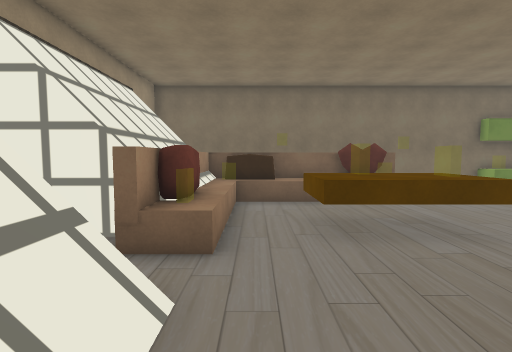
View 1 (above)

16 first-person views from a walk through a Unity game level. The camera is 1.5 m above the floor, tilts 4° down and sees 85° across. Doors are open. The floor is counted in squares, 1 m on a side. Each view is taken from the middle of a square. On the plan, view 1 faces up. The plan holds only what a view shows up to about 14 squares ahead; the rest is blank. The place goes on beyond the plan. The player character is not drawn. Some surface patterns are stand-ins.

View 2
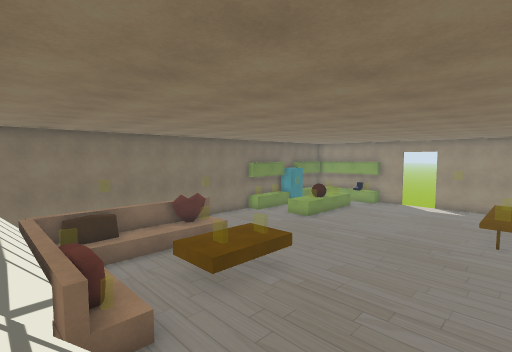

View 3
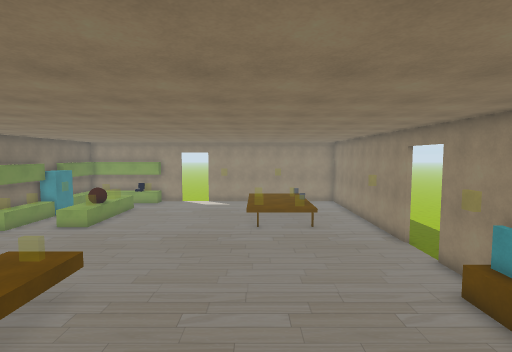

View 4
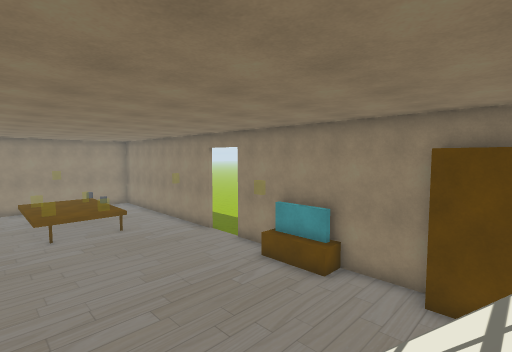

View 5
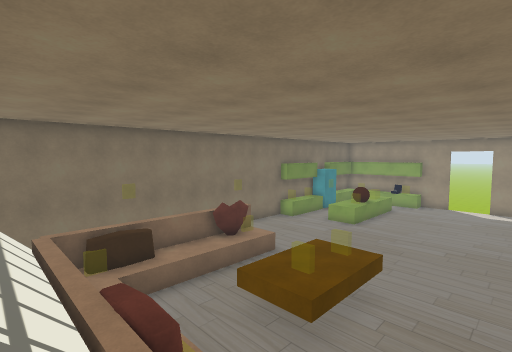

View 6
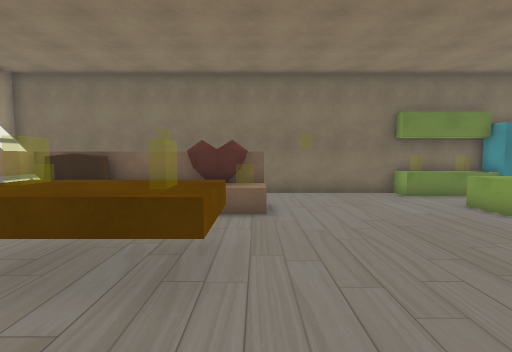

View 7
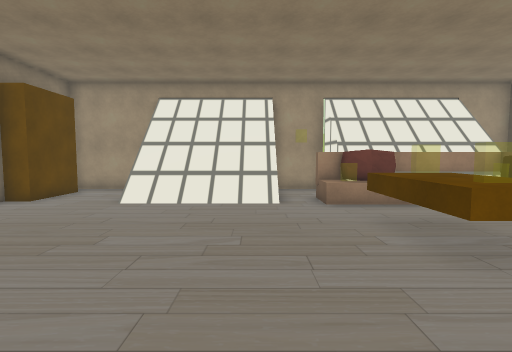

View 8
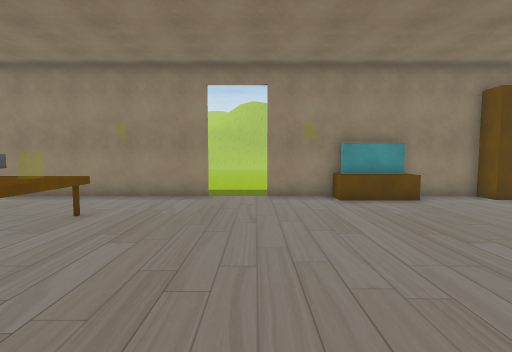

View 9
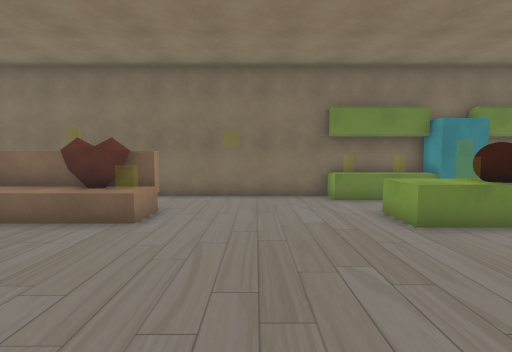

View 10
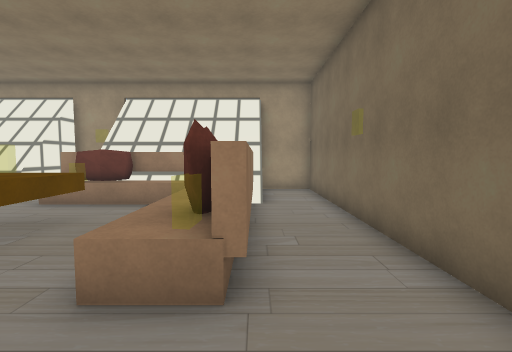

View 11
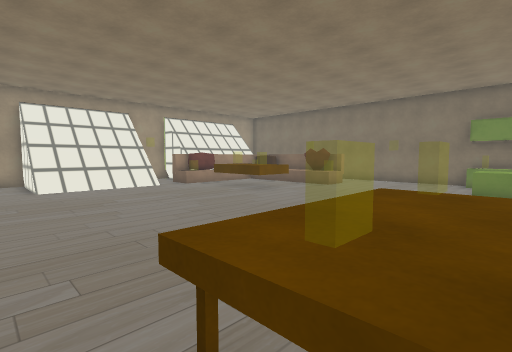

View 12
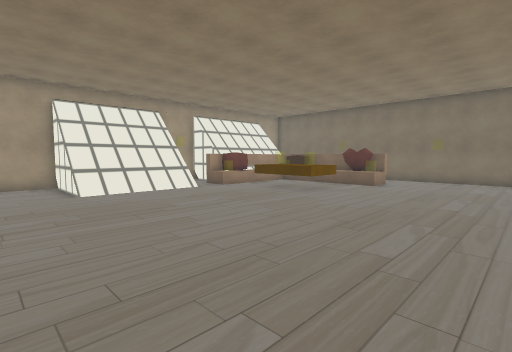

View 13
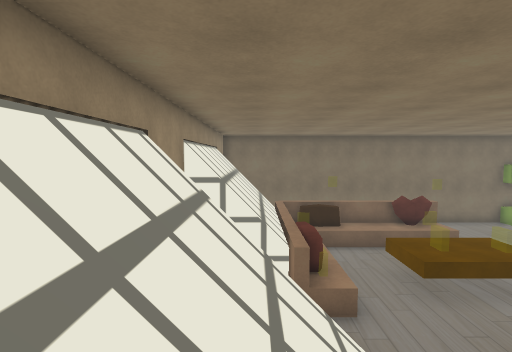

View 14
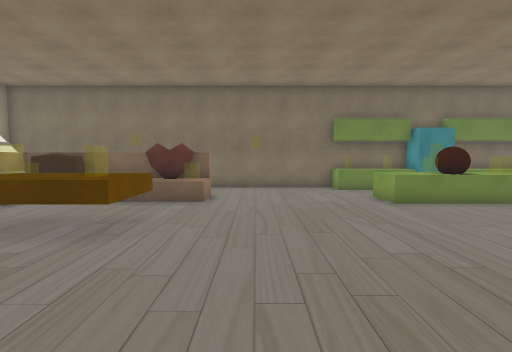

View 15
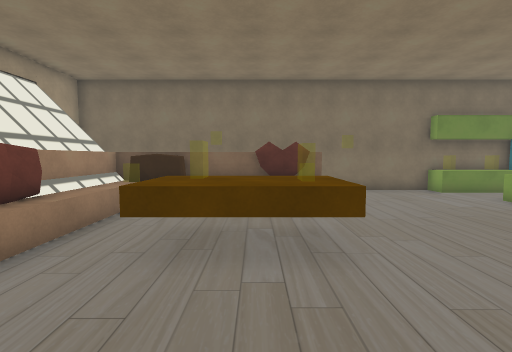

View 16
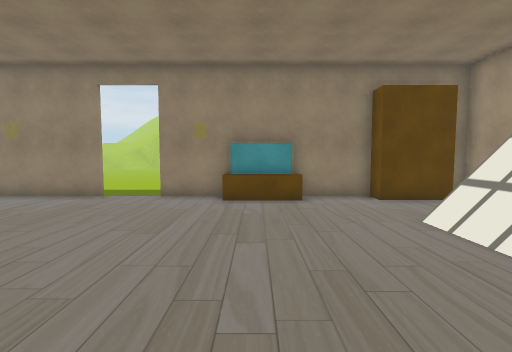

### Floor plan
Key: @ floor where view 1 was taken; # wall or solid block; . floor; / step, stairs or slope; D open door; = window, fence, low wall or low ledge; ^ raised ledge; v drop or lower ground; P pillow; O other object.
Columns run from 5 left of view 1 to 13 right of it. Each row starts with its distance up from view 1.
 14 ###################
 13 #............... ^
 12 #.................
 11 #  ^#######.......
 10    ^ ^^^OO ......^O
  9    ^^^^^^^^......^
  8    ^^..............
  7   #PP..^^^.........
  6   ##P.^ ^ .........
  5 #### .^ ^ .........
  4 ##.#^..............
  3 ##v/...............
  2  #///..............
  1  #///..............
  0  #///@..........^ ^
 -1  #///...........^^^
 -2 ##///...........^ ^
 -3 #................ O
 -4 #..................
 -5 #..................
 -6 #####.=###..DD.....
 -7     ###  ###..#####
 -8             .....
 -9             .....
-10             ....

Positions as (right, up) in squares from view 1, and headings:
1: (0, 0), facing up
2: (-3, -1), facing up-right
3: (-3, 0), facing right
4: (-3, 2), facing down-right
5: (-3, 2), facing up-right
6: (5, 2), facing up
7: (8, 2), facing left
8: (7, 4), facing down
9: (8, 3), facing up
10: (8, 11), facing left
11: (13, -4), facing up-left
12: (11, -5), facing up-left
13: (-3, -2), facing up
14: (7, 0), facing up
15: (3, 1), facing up
16: (3, 4), facing down
